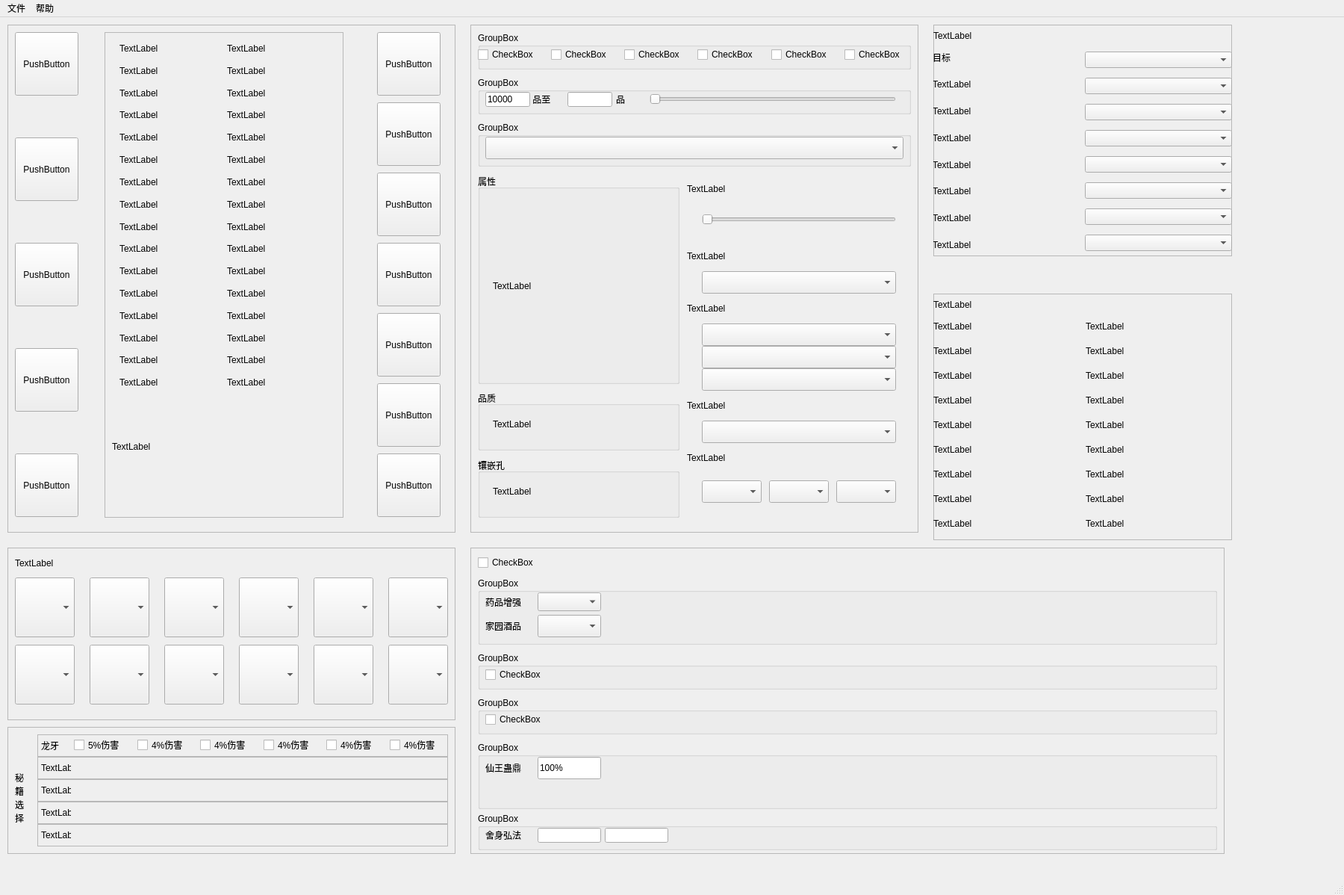
<?xml version="1.0" encoding="UTF-8"?>
<ui version="4.0">
 <class>MainWindow</class>
 <widget class="QMainWindow" name="MainWindow">
  <property name="geometry">
   <rect>
    <x>0</x>
    <y>0</y>
    <width>1800</width>
    <height>1198</height>
   </rect>
  </property>
  <property name="windowTitle">
   <string>MainWindow</string>
  </property>
  <widget class="QWidget" name="Calculators">
   <widget class="QFrame" name="materielPanel">
    <property name="geometry">
     <rect>
      <x>10</x>
      <y>10</y>
      <width>600</width>
      <height>680</height>
     </rect>
    </property>
    <property name="autoFillBackground">
     <bool>false</bool>
    </property>
    <property name="frameShape">
     <enum>QFrame::StyledPanel</enum>
    </property>
    <property name="frameShadow">
     <enum>QFrame::Raised</enum>
    </property>
    <widget class="QPushButton" name="pushButton">
     <property name="geometry">
      <rect>
       <x>495</x>
       <y>10</y>
       <width>85</width>
       <height>85</height>
      </rect>
     </property>
     <property name="text">
      <string>PushButton</string>
     </property>
    </widget>
    <widget class="QPushButton" name="pushButton_2">
     <property name="geometry">
      <rect>
       <x>495</x>
       <y>104</y>
       <width>85</width>
       <height>85</height>
      </rect>
     </property>
     <property name="text">
      <string>PushButton</string>
     </property>
    </widget>
    <widget class="QPushButton" name="pushButton_3">
     <property name="geometry">
      <rect>
       <x>495</x>
       <y>198</y>
       <width>85</width>
       <height>85</height>
      </rect>
     </property>
     <property name="text">
      <string>PushButton</string>
     </property>
    </widget>
    <widget class="QPushButton" name="pushButton_4">
     <property name="geometry">
      <rect>
       <x>495</x>
       <y>292</y>
       <width>85</width>
       <height>85</height>
      </rect>
     </property>
     <property name="text">
      <string>PushButton</string>
     </property>
    </widget>
    <widget class="QPushButton" name="pushButton_5">
     <property name="geometry">
      <rect>
       <x>495</x>
       <y>386</y>
       <width>85</width>
       <height>85</height>
      </rect>
     </property>
     <property name="text">
      <string>PushButton</string>
     </property>
    </widget>
    <widget class="QPushButton" name="pushButton_6">
     <property name="geometry">
      <rect>
       <x>495</x>
       <y>480</y>
       <width>85</width>
       <height>85</height>
      </rect>
     </property>
     <property name="text">
      <string>PushButton</string>
     </property>
    </widget>
    <widget class="QPushButton" name="pushButton_7">
     <property name="geometry">
      <rect>
       <x>495</x>
       <y>574</y>
       <width>85</width>
       <height>85</height>
      </rect>
     </property>
     <property name="text">
      <string>PushButton</string>
     </property>
    </widget>
    <widget class="QPushButton" name="pushButton_8">
     <property name="geometry">
      <rect>
       <x>10</x>
       <y>10</y>
       <width>85</width>
       <height>85</height>
      </rect>
     </property>
     <property name="text">
      <string>PushButton</string>
     </property>
    </widget>
    <widget class="QPushButton" name="pushButton_9">
     <property name="geometry">
      <rect>
       <x>10</x>
       <y>151</y>
       <width>85</width>
       <height>85</height>
      </rect>
     </property>
     <property name="text">
      <string>PushButton</string>
     </property>
    </widget>
    <widget class="QPushButton" name="pushButton_10">
     <property name="geometry">
      <rect>
       <x>10</x>
       <y>292</y>
       <width>85</width>
       <height>85</height>
      </rect>
     </property>
     <property name="text">
      <string>PushButton</string>
     </property>
    </widget>
    <widget class="QPushButton" name="pushButton_11">
     <property name="geometry">
      <rect>
       <x>10</x>
       <y>433</y>
       <width>85</width>
       <height>85</height>
      </rect>
     </property>
     <property name="text">
      <string>PushButton</string>
     </property>
    </widget>
    <widget class="QPushButton" name="pushButton_12">
     <property name="geometry">
      <rect>
       <x>10</x>
       <y>574</y>
       <width>85</width>
       <height>85</height>
      </rect>
     </property>
     <property name="text">
      <string>PushButton</string>
     </property>
    </widget>
    <widget class="QFrame" name="frame_9">
     <property name="geometry">
      <rect>
       <x>130</x>
       <y>10</y>
       <width>320</width>
       <height>650</height>
      </rect>
     </property>
     <property name="frameShape">
      <enum>QFrame::StyledPanel</enum>
     </property>
     <property name="frameShadow">
      <enum>QFrame::Raised</enum>
     </property>
     <widget class="QWidget" name="horizontalLayoutWidget_8">
      <property name="geometry">
       <rect>
        <x>20</x>
        <y>10</y>
        <width>281</width>
        <height>471</height>
       </rect>
      </property>
      <layout class="QHBoxLayout" name="horizontalLayout_8">
       <item>
        <layout class="QVBoxLayout" name="verticalLayout_8">
         <item>
          <widget class="QLabel" name="label_40">
           <property name="text">
            <string>TextLabel</string>
           </property>
          </widget>
         </item>
         <item>
          <widget class="QLabel" name="label_41">
           <property name="text">
            <string>TextLabel</string>
           </property>
          </widget>
         </item>
         <item>
          <widget class="QLabel" name="label_42">
           <property name="text">
            <string>TextLabel</string>
           </property>
          </widget>
         </item>
         <item>
          <widget class="QLabel" name="label_44">
           <property name="text">
            <string>TextLabel</string>
           </property>
          </widget>
         </item>
         <item>
          <widget class="QLabel" name="label_43">
           <property name="text">
            <string>TextLabel</string>
           </property>
          </widget>
         </item>
         <item>
          <widget class="QLabel" name="label_45">
           <property name="text">
            <string>TextLabel</string>
           </property>
          </widget>
         </item>
         <item>
          <widget class="QLabel" name="label_46">
           <property name="text">
            <string>TextLabel</string>
           </property>
          </widget>
         </item>
         <item>
          <widget class="QLabel" name="label_47">
           <property name="text">
            <string>TextLabel</string>
           </property>
          </widget>
         </item>
         <item>
          <widget class="QLabel" name="label_48">
           <property name="text">
            <string>TextLabel</string>
           </property>
          </widget>
         </item>
         <item>
          <widget class="QLabel" name="label_49">
           <property name="text">
            <string>TextLabel</string>
           </property>
          </widget>
         </item>
         <item>
          <widget class="QLabel" name="label_50">
           <property name="text">
            <string>TextLabel</string>
           </property>
          </widget>
         </item>
         <item>
          <widget class="QLabel" name="label_51">
           <property name="text">
            <string>TextLabel</string>
           </property>
          </widget>
         </item>
         <item>
          <widget class="QLabel" name="label_52">
           <property name="text">
            <string>TextLabel</string>
           </property>
          </widget>
         </item>
         <item>
          <widget class="QLabel" name="label_53">
           <property name="text">
            <string>TextLabel</string>
           </property>
          </widget>
         </item>
         <item>
          <widget class="QLabel" name="label_54">
           <property name="text">
            <string>TextLabel</string>
           </property>
          </widget>
         </item>
         <item>
          <widget class="QLabel" name="label_55">
           <property name="text">
            <string>TextLabel</string>
           </property>
          </widget>
         </item>
        </layout>
       </item>
       <item>
        <layout class="QVBoxLayout" name="verticalLayout_7">
         <item>
          <widget class="QLabel" name="label_57">
           <property name="text">
            <string>TextLabel</string>
           </property>
          </widget>
         </item>
         <item>
          <widget class="QLabel" name="label_56">
           <property name="text">
            <string>TextLabel</string>
           </property>
          </widget>
         </item>
         <item>
          <widget class="QLabel" name="label_58">
           <property name="text">
            <string>TextLabel</string>
           </property>
          </widget>
         </item>
         <item>
          <widget class="QLabel" name="label_59">
           <property name="text">
            <string>TextLabel</string>
           </property>
          </widget>
         </item>
         <item>
          <widget class="QLabel" name="label_60">
           <property name="text">
            <string>TextLabel</string>
           </property>
          </widget>
         </item>
         <item>
          <widget class="QLabel" name="label_61">
           <property name="text">
            <string>TextLabel</string>
           </property>
          </widget>
         </item>
         <item>
          <widget class="QLabel" name="label_62">
           <property name="text">
            <string>TextLabel</string>
           </property>
          </widget>
         </item>
         <item>
          <widget class="QLabel" name="label_63">
           <property name="text">
            <string>TextLabel</string>
           </property>
          </widget>
         </item>
         <item>
          <widget class="QLabel" name="label_64">
           <property name="text">
            <string>TextLabel</string>
           </property>
          </widget>
         </item>
         <item>
          <widget class="QLabel" name="label_65">
           <property name="text">
            <string>TextLabel</string>
           </property>
          </widget>
         </item>
         <item>
          <widget class="QLabel" name="label_69">
           <property name="text">
            <string>TextLabel</string>
           </property>
          </widget>
         </item>
         <item>
          <widget class="QLabel" name="label_67">
           <property name="text">
            <string>TextLabel</string>
           </property>
          </widget>
         </item>
         <item>
          <widget class="QLabel" name="label_71">
           <property name="text">
            <string>TextLabel</string>
           </property>
          </widget>
         </item>
         <item>
          <widget class="QLabel" name="label_70">
           <property name="text">
            <string>TextLabel</string>
           </property>
          </widget>
         </item>
         <item>
          <widget class="QLabel" name="label_68">
           <property name="text">
            <string>TextLabel</string>
           </property>
          </widget>
         </item>
         <item>
          <widget class="QLabel" name="label_66">
           <property name="text">
            <string>TextLabel</string>
           </property>
          </widget>
         </item>
        </layout>
       </item>
      </layout>
     </widget>
     <widget class="QLabel" name="label_72">
      <property name="geometry">
       <rect>
        <x>10</x>
        <y>500</y>
        <width>300</width>
        <height>110</height>
       </rect>
      </property>
      <property name="text">
       <string>TextLabel</string>
      </property>
     </widget>
    </widget>
   </widget>
   <widget class="QFrame" name="materielSelection">
    <property name="geometry">
     <rect>
      <x>630</x>
      <y>10</y>
      <width>600</width>
      <height>680</height>
     </rect>
    </property>
    <property name="frameShape">
     <enum>QFrame::StyledPanel</enum>
    </property>
    <property name="frameShadow">
     <enum>QFrame::Raised</enum>
    </property>
    <widget class="QGroupBox" name="groupBox_6">
     <property name="geometry">
      <rect>
       <x>10</x>
       <y>10</y>
       <width>580</width>
       <height>50</height>
      </rect>
     </property>
     <property name="title">
      <string>GroupBox</string>
     </property>
     <widget class="QWidget" name="horizontalLayoutWidget_9">
      <property name="geometry">
       <rect>
        <x>0</x>
        <y>10</y>
        <width>583</width>
        <height>41</height>
       </rect>
      </property>
      <layout class="QHBoxLayout" name="horizontalLayout_9">
       <item>
        <widget class="QCheckBox" name="checkBox_11">
         <property name="text">
          <string>CheckBox</string>
         </property>
        </widget>
       </item>
       <item>
        <widget class="QCheckBox" name="checkBox_10">
         <property name="text">
          <string>CheckBox</string>
         </property>
        </widget>
       </item>
       <item>
        <widget class="QCheckBox" name="checkBox_15">
         <property name="text">
          <string>CheckBox</string>
         </property>
        </widget>
       </item>
       <item>
        <widget class="QCheckBox" name="checkBox_14">
         <property name="text">
          <string>CheckBox</string>
         </property>
        </widget>
       </item>
       <item>
        <widget class="QCheckBox" name="checkBox_13">
         <property name="text">
          <string>CheckBox</string>
         </property>
        </widget>
       </item>
       <item>
        <widget class="QCheckBox" name="checkBox_12">
         <property name="text">
          <string>CheckBox</string>
         </property>
        </widget>
       </item>
      </layout>
     </widget>
    </widget>
    <widget class="QGroupBox" name="groupBox_7">
     <property name="geometry">
      <rect>
       <x>10</x>
       <y>70</y>
       <width>580</width>
       <height>50</height>
      </rect>
     </property>
     <property name="title">
      <string>GroupBox</string>
     </property>
     <widget class="QLineEdit" name="lineEdit_4">
      <property name="geometry">
       <rect>
        <x>10</x>
        <y>20</y>
        <width>60</width>
        <height>20</height>
       </rect>
      </property>
      <property name="text">
       <string>10000</string>
      </property>
     </widget>
     <widget class="QLineEdit" name="lineEdit_5">
      <property name="geometry">
       <rect>
        <x>120</x>
        <y>20</y>
        <width>60</width>
        <height>20</height>
       </rect>
      </property>
     </widget>
     <widget class="QLabel" name="label_73">
      <property name="geometry">
       <rect>
        <x>70</x>
        <y>20</y>
        <width>40</width>
        <height>20</height>
       </rect>
      </property>
      <property name="text">
       <string> 品至</string>
      </property>
     </widget>
     <widget class="QLabel" name="label_74">
      <property name="geometry">
       <rect>
        <x>185</x>
        <y>20</y>
        <width>20</width>
        <height>20</height>
       </rect>
      </property>
      <property name="text">
       <string>品</string>
      </property>
     </widget>
     <widget class="QSlider" name="horizontalSlider">
      <property name="geometry">
       <rect>
        <x>230</x>
        <y>20</y>
        <width>330</width>
        <height>20</height>
       </rect>
      </property>
      <property name="orientation">
       <enum>Qt::Horizontal</enum>
      </property>
     </widget>
    </widget>
    <widget class="QGroupBox" name="groupBox_8">
     <property name="geometry">
      <rect>
       <x>10</x>
       <y>130</y>
       <width>580</width>
       <height>60</height>
      </rect>
     </property>
     <property name="title">
      <string>GroupBox</string>
     </property>
     <widget class="QComboBox" name="comboBox_23">
      <property name="geometry">
       <rect>
        <x>10</x>
        <y>20</y>
        <width>560</width>
        <height>30</height>
       </rect>
      </property>
     </widget>
    </widget>
    <widget class="QGroupBox" name="groupBox_9">
     <property name="geometry">
      <rect>
       <x>10</x>
       <y>200</y>
       <width>270</width>
       <height>281</height>
      </rect>
     </property>
     <property name="title">
      <string>属性</string>
     </property>
     <widget class="QLabel" name="label_80">
      <property name="geometry">
       <rect>
        <x>20</x>
        <y>30</y>
        <width>230</width>
        <height>240</height>
       </rect>
      </property>
      <property name="text">
       <string>TextLabel</string>
      </property>
     </widget>
    </widget>
    <widget class="QGroupBox" name="groupBox_10">
     <property name="geometry">
      <rect>
       <x>10</x>
       <y>490</y>
       <width>270</width>
       <height>80</height>
      </rect>
     </property>
     <property name="title">
      <string>品质</string>
     </property>
     <widget class="QLabel" name="label_81">
      <property name="geometry">
       <rect>
        <x>20</x>
        <y>20</y>
        <width>230</width>
        <height>50</height>
       </rect>
      </property>
      <property name="text">
       <string>TextLabel</string>
      </property>
     </widget>
    </widget>
    <widget class="QGroupBox" name="groupBox_11">
     <property name="geometry">
      <rect>
       <x>10</x>
       <y>580</y>
       <width>270</width>
       <height>80</height>
      </rect>
     </property>
     <property name="title">
      <string>镶嵌孔</string>
     </property>
     <widget class="QLabel" name="label_82">
      <property name="geometry">
       <rect>
        <x>20</x>
        <y>20</y>
        <width>230</width>
        <height>50</height>
       </rect>
      </property>
      <property name="text">
       <string>TextLabel</string>
      </property>
     </widget>
    </widget>
    <widget class="QLabel" name="label_75">
     <property name="geometry">
      <rect>
       <x>290</x>
       <y>210</y>
       <width>300</width>
       <height>20</height>
      </rect>
     </property>
     <property name="text">
      <string>TextLabel</string>
     </property>
    </widget>
    <widget class="QSlider" name="horizontalSlider_2">
     <property name="geometry">
      <rect>
       <x>310</x>
       <y>250</y>
       <width>260</width>
       <height>22</height>
      </rect>
     </property>
     <property name="orientation">
      <enum>Qt::Horizontal</enum>
     </property>
    </widget>
    <widget class="QLabel" name="label_76">
     <property name="geometry">
      <rect>
       <x>290</x>
       <y>300</y>
       <width>300</width>
       <height>20</height>
      </rect>
     </property>
     <property name="text">
      <string>TextLabel</string>
     </property>
    </widget>
    <widget class="QLabel" name="label_77">
     <property name="geometry">
      <rect>
       <x>290</x>
       <y>370</y>
       <width>300</width>
       <height>20</height>
      </rect>
     </property>
     <property name="text">
      <string>TextLabel</string>
     </property>
    </widget>
    <widget class="QLabel" name="label_78">
     <property name="geometry">
      <rect>
       <x>290</x>
       <y>500</y>
       <width>300</width>
       <height>20</height>
      </rect>
     </property>
     <property name="text">
      <string>TextLabel</string>
     </property>
    </widget>
    <widget class="QLabel" name="label_79">
     <property name="geometry">
      <rect>
       <x>290</x>
       <y>570</y>
       <width>300</width>
       <height>20</height>
      </rect>
     </property>
     <property name="text">
      <string>TextLabel</string>
     </property>
    </widget>
    <widget class="QComboBox" name="comboBox_24">
     <property name="geometry">
      <rect>
       <x>310</x>
       <y>330</y>
       <width>260</width>
       <height>30</height>
      </rect>
     </property>
    </widget>
    <widget class="QComboBox" name="comboBox_25">
     <property name="geometry">
      <rect>
       <x>310</x>
       <y>400</y>
       <width>260</width>
       <height>30</height>
      </rect>
     </property>
    </widget>
    <widget class="QComboBox" name="comboBox_26">
     <property name="geometry">
      <rect>
       <x>310</x>
       <y>430</y>
       <width>260</width>
       <height>30</height>
      </rect>
     </property>
    </widget>
    <widget class="QComboBox" name="comboBox_27">
     <property name="geometry">
      <rect>
       <x>310</x>
       <y>460</y>
       <width>260</width>
       <height>30</height>
      </rect>
     </property>
    </widget>
    <widget class="QComboBox" name="comboBox_28">
     <property name="geometry">
      <rect>
       <x>310</x>
       <y>530</y>
       <width>260</width>
       <height>30</height>
      </rect>
     </property>
    </widget>
    <widget class="QComboBox" name="comboBox_29">
     <property name="geometry">
      <rect>
       <x>310</x>
       <y>610</y>
       <width>80</width>
       <height>30</height>
      </rect>
     </property>
    </widget>
    <widget class="QComboBox" name="comboBox_30">
     <property name="geometry">
      <rect>
       <x>400</x>
       <y>610</y>
       <width>80</width>
       <height>30</height>
      </rect>
     </property>
    </widget>
    <widget class="QComboBox" name="comboBox_31">
     <property name="geometry">
      <rect>
       <x>490</x>
       <y>610</y>
       <width>80</width>
       <height>30</height>
      </rect>
     </property>
    </widget>
   </widget>
   <widget class="QFrame" name="combatOptions">
    <property name="geometry">
     <rect>
      <x>1250</x>
      <y>10</y>
      <width>400</width>
      <height>310</height>
     </rect>
    </property>
    <property name="frameShape">
     <enum>QFrame::StyledPanel</enum>
    </property>
    <property name="frameShadow">
     <enum>QFrame::Raised</enum>
    </property>
    <widget class="QWidget" name="horizontalLayoutWidget">
     <property name="geometry">
      <rect>
       <x>-1</x>
       <y>29</y>
       <width>401</width>
       <height>281</height>
      </rect>
     </property>
     <layout class="QHBoxLayout" name="horizontalLayout">
      <item>
       <layout class="QVBoxLayout" name="verticalLayout">
        <item>
         <widget class="QLabel" name="label">
          <property name="text">
           <string>目标</string>
          </property>
         </widget>
        </item>
        <item>
         <widget class="QLabel" name="label_3">
          <property name="text">
           <string>TextLabel</string>
          </property>
         </widget>
        </item>
        <item>
         <widget class="QLabel" name="label_2">
          <property name="text">
           <string>TextLabel</string>
          </property>
         </widget>
        </item>
        <item>
         <widget class="QLabel" name="label_4">
          <property name="text">
           <string>TextLabel</string>
          </property>
         </widget>
        </item>
        <item>
         <widget class="QLabel" name="label_5">
          <property name="text">
           <string>TextLabel</string>
          </property>
         </widget>
        </item>
        <item>
         <widget class="QLabel" name="label_6">
          <property name="text">
           <string>TextLabel</string>
          </property>
         </widget>
        </item>
        <item>
         <widget class="QLabel" name="label_7">
          <property name="text">
           <string>TextLabel</string>
          </property>
         </widget>
        </item>
        <item>
         <widget class="QLabel" name="label_8">
          <property name="text">
           <string>TextLabel</string>
          </property>
         </widget>
        </item>
       </layout>
      </item>
      <item>
       <layout class="QVBoxLayout" name="verticalLayout_2">
        <item>
         <widget class="QComboBox" name="comboBox"/>
        </item>
        <item>
         <widget class="QComboBox" name="comboBox_2"/>
        </item>
        <item>
         <widget class="QComboBox" name="comboBox_3"/>
        </item>
        <item>
         <widget class="QComboBox" name="comboBox_4"/>
        </item>
        <item>
         <widget class="QComboBox" name="comboBox_5"/>
        </item>
        <item>
         <widget class="QComboBox" name="comboBox_6"/>
        </item>
        <item>
         <widget class="QComboBox" name="comboBox_7"/>
        </item>
        <item>
         <widget class="QComboBox" name="comboBox_8"/>
        </item>
       </layout>
      </item>
     </layout>
    </widget>
    <widget class="QLabel" name="label_12">
     <property name="geometry">
      <rect>
       <x>0</x>
       <y>0</y>
       <width>400</width>
       <height>30</height>
      </rect>
     </property>
     <property name="layoutDirection">
      <enum>Qt::LeftToRight</enum>
     </property>
     <property name="text">
      <string>TextLabel</string>
     </property>
    </widget>
   </widget>
   <widget class="QFrame" name="propertyBenefits">
    <property name="geometry">
     <rect>
      <x>1250</x>
      <y>370</y>
      <width>400</width>
      <height>330</height>
     </rect>
    </property>
    <property name="frameShape">
     <enum>QFrame::StyledPanel</enum>
    </property>
    <property name="frameShadow">
     <enum>QFrame::Raised</enum>
    </property>
    <widget class="QWidget" name="horizontalLayoutWidget_2">
     <property name="geometry">
      <rect>
       <x>0</x>
       <y>30</y>
       <width>401</width>
       <height>291</height>
      </rect>
     </property>
     <layout class="QHBoxLayout" name="horizontalLayout_2">
      <item>
       <layout class="QVBoxLayout" name="verticalLayout_5">
        <item>
         <widget class="QLabel" name="label_10">
          <property name="text">
           <string>TextLabel</string>
          </property>
         </widget>
        </item>
        <item>
         <widget class="QLabel" name="label_9">
          <property name="text">
           <string>TextLabel</string>
          </property>
         </widget>
        </item>
        <item>
         <widget class="QLabel" name="label_11">
          <property name="text">
           <string>TextLabel</string>
          </property>
         </widget>
        </item>
        <item>
         <widget class="QLabel" name="label_14">
          <property name="text">
           <string>TextLabel</string>
          </property>
         </widget>
        </item>
        <item>
         <widget class="QLabel" name="label_15">
          <property name="text">
           <string>TextLabel</string>
          </property>
         </widget>
        </item>
        <item>
         <widget class="QLabel" name="label_16">
          <property name="text">
           <string>TextLabel</string>
          </property>
         </widget>
        </item>
        <item>
         <widget class="QLabel" name="label_17">
          <property name="text">
           <string>TextLabel</string>
          </property>
         </widget>
        </item>
        <item>
         <widget class="QLabel" name="label_18">
          <property name="text">
           <string>TextLabel</string>
          </property>
         </widget>
        </item>
        <item>
         <widget class="QLabel" name="label_19">
          <property name="text">
           <string>TextLabel</string>
          </property>
         </widget>
        </item>
       </layout>
      </item>
      <item>
       <layout class="QVBoxLayout" name="verticalLayout_6">
        <item>
         <widget class="QLabel" name="label_20">
          <property name="text">
           <string>TextLabel</string>
          </property>
         </widget>
        </item>
        <item>
         <widget class="QLabel" name="label_21">
          <property name="text">
           <string>TextLabel</string>
          </property>
         </widget>
        </item>
        <item>
         <widget class="QLabel" name="label_22">
          <property name="text">
           <string>TextLabel</string>
          </property>
         </widget>
        </item>
        <item>
         <widget class="QLabel" name="label_23">
          <property name="text">
           <string>TextLabel</string>
          </property>
         </widget>
        </item>
        <item>
         <widget class="QLabel" name="label_24">
          <property name="text">
           <string>TextLabel</string>
          </property>
         </widget>
        </item>
        <item>
         <widget class="QLabel" name="label_25">
          <property name="text">
           <string>TextLabel</string>
          </property>
         </widget>
        </item>
        <item>
         <widget class="QLabel" name="label_26">
          <property name="text">
           <string>TextLabel</string>
          </property>
         </widget>
        </item>
        <item>
         <widget class="QLabel" name="label_27">
          <property name="text">
           <string>TextLabel</string>
          </property>
         </widget>
        </item>
        <item>
         <widget class="QLabel" name="label_28">
          <property name="text">
           <string>TextLabel</string>
          </property>
         </widget>
        </item>
       </layout>
      </item>
     </layout>
    </widget>
    <widget class="QLabel" name="label_13">
     <property name="geometry">
      <rect>
       <x>0</x>
       <y>0</y>
       <width>400</width>
       <height>30</height>
      </rect>
     </property>
     <property name="layoutDirection">
      <enum>Qt::LeftToRight</enum>
     </property>
     <property name="text">
      <string>TextLabel</string>
     </property>
    </widget>
   </widget>
   <widget class="QFrame" name="frame">
    <property name="geometry">
     <rect>
      <x>10</x>
      <y>710</y>
      <width>600</width>
      <height>231</height>
     </rect>
    </property>
    <property name="frameShape">
     <enum>QFrame::StyledPanel</enum>
    </property>
    <property name="frameShadow">
     <enum>QFrame::Raised</enum>
    </property>
    <widget class="QComboBox" name="comboBox_9">
     <property name="geometry">
      <rect>
       <x>10</x>
       <y>40</y>
       <width>80</width>
       <height>80</height>
      </rect>
     </property>
    </widget>
    <widget class="QComboBox" name="comboBox_10">
     <property name="geometry">
      <rect>
       <x>110</x>
       <y>40</y>
       <width>80</width>
       <height>80</height>
      </rect>
     </property>
    </widget>
    <widget class="QComboBox" name="comboBox_11">
     <property name="geometry">
      <rect>
       <x>310</x>
       <y>40</y>
       <width>80</width>
       <height>80</height>
      </rect>
     </property>
    </widget>
    <widget class="QComboBox" name="comboBox_12">
     <property name="geometry">
      <rect>
       <x>210</x>
       <y>40</y>
       <width>80</width>
       <height>80</height>
      </rect>
     </property>
    </widget>
    <widget class="QComboBox" name="comboBox_13">
     <property name="geometry">
      <rect>
       <x>410</x>
       <y>40</y>
       <width>80</width>
       <height>80</height>
      </rect>
     </property>
    </widget>
    <widget class="QComboBox" name="comboBox_14">
     <property name="geometry">
      <rect>
       <x>510</x>
       <y>40</y>
       <width>80</width>
       <height>80</height>
      </rect>
     </property>
    </widget>
    <widget class="QComboBox" name="comboBox_16">
     <property name="geometry">
      <rect>
       <x>210</x>
       <y>130</y>
       <width>80</width>
       <height>80</height>
      </rect>
     </property>
    </widget>
    <widget class="QComboBox" name="comboBox_17">
     <property name="geometry">
      <rect>
       <x>10</x>
       <y>130</y>
       <width>80</width>
       <height>80</height>
      </rect>
     </property>
    </widget>
    <widget class="QComboBox" name="comboBox_18">
     <property name="geometry">
      <rect>
       <x>310</x>
       <y>130</y>
       <width>80</width>
       <height>80</height>
      </rect>
     </property>
    </widget>
    <widget class="QComboBox" name="comboBox_19">
     <property name="geometry">
      <rect>
       <x>510</x>
       <y>130</y>
       <width>80</width>
       <height>80</height>
      </rect>
     </property>
    </widget>
    <widget class="QComboBox" name="comboBox_20">
     <property name="geometry">
      <rect>
       <x>410</x>
       <y>130</y>
       <width>80</width>
       <height>80</height>
      </rect>
     </property>
    </widget>
    <widget class="QComboBox" name="comboBox_21">
     <property name="geometry">
      <rect>
       <x>110</x>
       <y>130</y>
       <width>80</width>
       <height>80</height>
      </rect>
     </property>
    </widget>
    <widget class="QLabel" name="label_29">
     <property name="geometry">
      <rect>
       <x>10</x>
       <y>10</y>
       <width>580</width>
       <height>22</height>
      </rect>
     </property>
     <property name="text">
      <string>TextLabel</string>
     </property>
    </widget>
   </widget>
   <widget class="QFrame" name="frame_2">
    <property name="geometry">
     <rect>
      <x>10</x>
      <y>950</y>
      <width>600</width>
      <height>170</height>
     </rect>
    </property>
    <property name="frameShape">
     <enum>QFrame::StyledPanel</enum>
    </property>
    <property name="frameShadow">
     <enum>QFrame::Raised</enum>
    </property>
    <widget class="QLabel" name="label_30">
     <property name="geometry">
      <rect>
       <x>10</x>
       <y>20</y>
       <width>21</width>
       <height>150</height>
      </rect>
     </property>
     <property name="text">
      <string>秘
籍
选
择</string>
     </property>
    </widget>
    <widget class="QFrame" name="frame_3">
     <property name="geometry">
      <rect>
       <x>40</x>
       <y>10</y>
       <width>550</width>
       <height>30</height>
      </rect>
     </property>
     <property name="frameShape">
      <enum>QFrame::StyledPanel</enum>
     </property>
     <property name="frameShadow">
      <enum>QFrame::Raised</enum>
     </property>
     <widget class="QWidget" name="horizontalLayoutWidget_3">
      <property name="geometry">
       <rect>
        <x>49</x>
        <y>-1</y>
        <width>501</width>
        <height>31</height>
       </rect>
      </property>
      <layout class="QHBoxLayout" name="horizontalLayout_3">
       <item>
        <widget class="QCheckBox" name="checkBox_6">
         <property name="text">
          <string>5%伤害</string>
         </property>
        </widget>
       </item>
       <item>
        <widget class="QCheckBox" name="checkBox_5">
         <property name="text">
          <string>4%伤害</string>
         </property>
        </widget>
       </item>
       <item>
        <widget class="QCheckBox" name="checkBox_4">
         <property name="text">
          <string>4%伤害</string>
         </property>
        </widget>
       </item>
       <item>
        <widget class="QCheckBox" name="checkBox_3">
         <property name="text">
          <string>4%伤害</string>
         </property>
        </widget>
       </item>
       <item>
        <widget class="QCheckBox" name="checkBox_2">
         <property name="text">
          <string>4%伤害</string>
         </property>
        </widget>
       </item>
       <item>
        <widget class="QCheckBox" name="checkBox">
         <property name="text">
          <string>4%伤害</string>
         </property>
        </widget>
       </item>
      </layout>
     </widget>
     <widget class="QLabel" name="label_31">
      <property name="geometry">
       <rect>
        <x>5</x>
        <y>0</y>
        <width>40</width>
        <height>30</height>
       </rect>
      </property>
      <property name="text">
       <string>龙牙</string>
      </property>
     </widget>
    </widget>
    <widget class="QFrame" name="frame_4">
     <property name="geometry">
      <rect>
       <x>40</x>
       <y>40</y>
       <width>550</width>
       <height>30</height>
      </rect>
     </property>
     <property name="frameShape">
      <enum>QFrame::StyledPanel</enum>
     </property>
     <property name="frameShadow">
      <enum>QFrame::Raised</enum>
     </property>
     <widget class="QWidget" name="horizontalLayoutWidget_4">
      <property name="geometry">
       <rect>
        <x>49</x>
        <y>-1</y>
        <width>501</width>
        <height>31</height>
       </rect>
      </property>
      <layout class="QHBoxLayout" name="horizontalLayout_4"/>
     </widget>
     <widget class="QLabel" name="label_32">
      <property name="geometry">
       <rect>
        <x>5</x>
        <y>0</y>
        <width>40</width>
        <height>30</height>
       </rect>
      </property>
      <property name="text">
       <string>TextLabel</string>
      </property>
     </widget>
    </widget>
    <widget class="QFrame" name="frame_5">
     <property name="geometry">
      <rect>
       <x>40</x>
       <y>70</y>
       <width>550</width>
       <height>30</height>
      </rect>
     </property>
     <property name="frameShape">
      <enum>QFrame::StyledPanel</enum>
     </property>
     <property name="frameShadow">
      <enum>QFrame::Raised</enum>
     </property>
     <widget class="QWidget" name="horizontalLayoutWidget_5">
      <property name="geometry">
       <rect>
        <x>50</x>
        <y>0</y>
        <width>501</width>
        <height>31</height>
       </rect>
      </property>
      <layout class="QHBoxLayout" name="horizontalLayout_5"/>
     </widget>
     <widget class="QLabel" name="label_33">
      <property name="geometry">
       <rect>
        <x>5</x>
        <y>0</y>
        <width>40</width>
        <height>30</height>
       </rect>
      </property>
      <property name="text">
       <string>TextLabel</string>
      </property>
     </widget>
    </widget>
    <widget class="QFrame" name="frame_6">
     <property name="geometry">
      <rect>
       <x>40</x>
       <y>100</y>
       <width>550</width>
       <height>30</height>
      </rect>
     </property>
     <property name="frameShape">
      <enum>QFrame::StyledPanel</enum>
     </property>
     <property name="frameShadow">
      <enum>QFrame::Raised</enum>
     </property>
     <widget class="QWidget" name="horizontalLayoutWidget_6">
      <property name="geometry">
       <rect>
        <x>49</x>
        <y>-1</y>
        <width>501</width>
        <height>31</height>
       </rect>
      </property>
      <layout class="QHBoxLayout" name="horizontalLayout_6"/>
     </widget>
     <widget class="QLabel" name="label_34">
      <property name="geometry">
       <rect>
        <x>5</x>
        <y>0</y>
        <width>40</width>
        <height>30</height>
       </rect>
      </property>
      <property name="text">
       <string>TextLabel</string>
      </property>
     </widget>
    </widget>
    <widget class="QFrame" name="frame_7">
     <property name="geometry">
      <rect>
       <x>40</x>
       <y>130</y>
       <width>550</width>
       <height>30</height>
      </rect>
     </property>
     <property name="frameShape">
      <enum>QFrame::StyledPanel</enum>
     </property>
     <property name="frameShadow">
      <enum>QFrame::Raised</enum>
     </property>
     <widget class="QWidget" name="horizontalLayoutWidget_7">
      <property name="geometry">
       <rect>
        <x>50</x>
        <y>0</y>
        <width>501</width>
        <height>31</height>
       </rect>
      </property>
      <layout class="QHBoxLayout" name="horizontalLayout_7"/>
     </widget>
     <widget class="QLabel" name="label_35">
      <property name="geometry">
       <rect>
        <x>5</x>
        <y>0</y>
        <width>40</width>
        <height>30</height>
       </rect>
      </property>
      <property name="text">
       <string>TextLabel</string>
      </property>
     </widget>
    </widget>
   </widget>
   <widget class="QFrame" name="frame_8">
    <property name="geometry">
     <rect>
      <x>630</x>
      <y>710</y>
      <width>1010</width>
      <height>410</height>
     </rect>
    </property>
    <property name="frameShape">
     <enum>QFrame::StyledPanel</enum>
    </property>
    <property name="frameShadow">
     <enum>QFrame::Raised</enum>
    </property>
    <widget class="QGroupBox" name="groupBox">
     <property name="geometry">
      <rect>
       <x>10</x>
       <y>40</y>
       <width>990</width>
       <height>90</height>
      </rect>
     </property>
     <property name="title">
      <string>GroupBox</string>
     </property>
     <widget class="QComboBox" name="comboBox_15">
      <property name="geometry">
       <rect>
        <x>80</x>
        <y>20</y>
        <width>85</width>
        <height>25</height>
       </rect>
      </property>
     </widget>
     <widget class="QLabel" name="label_36">
      <property name="geometry">
       <rect>
        <x>10</x>
        <y>20</y>
        <width>70</width>
        <height>25</height>
       </rect>
      </property>
      <property name="text">
       <string>药品增强</string>
      </property>
     </widget>
     <widget class="QLabel" name="label_37">
      <property name="geometry">
       <rect>
        <x>10</x>
        <y>50</y>
        <width>72</width>
        <height>30</height>
       </rect>
      </property>
      <property name="text">
       <string>家园酒品</string>
      </property>
     </widget>
     <widget class="QComboBox" name="comboBox_22">
      <property name="geometry">
       <rect>
        <x>80</x>
        <y>50</y>
        <width>85</width>
        <height>30</height>
       </rect>
      </property>
     </widget>
    </widget>
    <widget class="QGroupBox" name="groupBox_2">
     <property name="geometry">
      <rect>
       <x>10</x>
       <y>140</y>
       <width>990</width>
       <height>50</height>
      </rect>
     </property>
     <property name="title">
      <string>GroupBox</string>
     </property>
     <widget class="QCheckBox" name="checkBox_8">
      <property name="geometry">
       <rect>
        <x>10</x>
        <y>20</y>
        <width>91</width>
        <height>20</height>
       </rect>
      </property>
      <property name="text">
       <string>CheckBox</string>
      </property>
     </widget>
    </widget>
    <widget class="QCheckBox" name="checkBox_7">
     <property name="geometry">
      <rect>
       <x>10</x>
       <y>10</y>
       <width>150</width>
       <height>20</height>
      </rect>
     </property>
     <property name="text">
      <string>CheckBox</string>
     </property>
    </widget>
    <widget class="QGroupBox" name="groupBox_3">
     <property name="geometry">
      <rect>
       <x>10</x>
       <y>200</y>
       <width>990</width>
       <height>50</height>
      </rect>
     </property>
     <property name="title">
      <string>GroupBox</string>
     </property>
     <widget class="QCheckBox" name="checkBox_9">
      <property name="geometry">
       <rect>
        <x>10</x>
        <y>20</y>
        <width>91</width>
        <height>20</height>
       </rect>
      </property>
      <property name="text">
       <string>CheckBox</string>
      </property>
     </widget>
    </widget>
    <widget class="QGroupBox" name="groupBox_4">
     <property name="geometry">
      <rect>
       <x>10</x>
       <y>260</y>
       <width>990</width>
       <height>90</height>
      </rect>
     </property>
     <property name="title">
      <string>GroupBox</string>
     </property>
     <widget class="QLabel" name="label_38">
      <property name="geometry">
       <rect>
        <x>10</x>
        <y>20</y>
        <width>70</width>
        <height>30</height>
       </rect>
      </property>
      <property name="text">
       <string>仙王蛊鼎</string>
      </property>
     </widget>
     <widget class="QLineEdit" name="lineEdit">
      <property name="geometry">
       <rect>
        <x>80</x>
        <y>20</y>
        <width>85</width>
        <height>30</height>
       </rect>
      </property>
      <property name="text">
       <string>100%</string>
      </property>
     </widget>
    </widget>
    <widget class="QGroupBox" name="groupBox_5">
     <property name="geometry">
      <rect>
       <x>10</x>
       <y>355</y>
       <width>990</width>
       <height>50</height>
      </rect>
     </property>
     <property name="title">
      <string>GroupBox</string>
     </property>
     <widget class="QLabel" name="label_39">
      <property name="geometry">
       <rect>
        <x>10</x>
        <y>20</y>
        <width>70</width>
        <height>20</height>
       </rect>
      </property>
      <property name="text">
       <string>舍身弘法</string>
      </property>
     </widget>
     <widget class="QLineEdit" name="lineEdit_2">
      <property name="geometry">
       <rect>
        <x>80</x>
        <y>20</y>
        <width>85</width>
        <height>20</height>
       </rect>
      </property>
     </widget>
     <widget class="QLineEdit" name="lineEdit_3">
      <property name="geometry">
       <rect>
        <x>170</x>
        <y>20</y>
        <width>85</width>
        <height>20</height>
       </rect>
      </property>
     </widget>
    </widget>
   </widget>
  </widget>
  <widget class="QMenuBar" name="menubar">
   <property name="geometry">
    <rect>
     <x>0</x>
     <y>0</y>
     <width>1800</width>
     <height>26</height>
    </rect>
   </property>
   <widget class="QMenu" name="menu123">
    <property name="title">
     <string>文件</string>
    </property>
    <widget class="QMenu" name="menu5">
     <property name="title">
      <string>5</string>
     </property>
     <addaction name="action7"/>
    </widget>
    <addaction name="action2"/>
    <addaction name="action3"/>
    <addaction name="action4"/>
    <addaction name="separator"/>
    <addaction name="menu5"/>
    <addaction name="separator"/>
    <addaction name="action6"/>
   </widget>
   <widget class="QMenu" name="menu456">
    <property name="title">
     <string>帮助</string>
    </property>
    <addaction name="action1"/>
    <addaction name="separator"/>
    <addaction name="action12"/>
    <addaction name="separator"/>
    <addaction name="action13"/>
    <addaction name="action14"/>
   </widget>
   <addaction name="menu123"/>
   <addaction name="menu456"/>
  </widget>
  <widget class="QStatusBar" name="statusbar"/>
  <action name="action789">
   <property name="text">
    <string>789</string>
   </property>
  </action>
  <action name="action2">
   <property name="text">
    <string>新建</string>
   </property>
  </action>
  <action name="action3">
   <property name="text">
    <string>3</string>
   </property>
  </action>
  <action name="action4">
   <property name="text">
    <string>4</string>
   </property>
  </action>
  <action name="action6">
   <property name="text">
    <string>6</string>
   </property>
  </action>
  <action name="action7">
   <property name="text">
    <string>7</string>
   </property>
  </action>
  <action name="action1">
   <property name="text">
    <string>11</string>
   </property>
  </action>
  <action name="action12">
   <property name="text">
    <string>12</string>
   </property>
  </action>
  <action name="action13">
   <property name="text">
    <string>13</string>
   </property>
  </action>
  <action name="action14">
   <property name="text">
    <string>14</string>
   </property>
  </action>
 </widget>
 <resources/>
 <connections/>
</ui>
